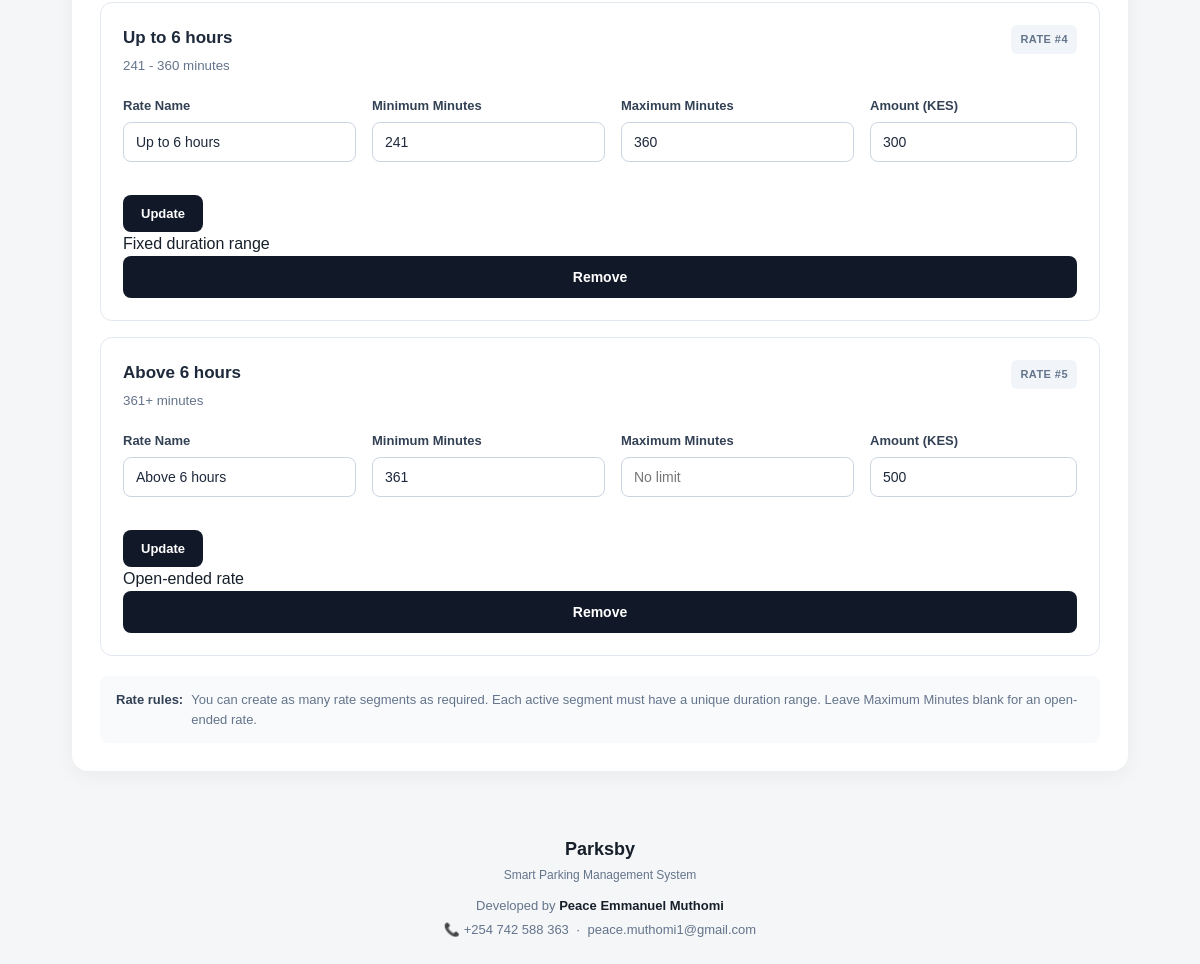
The page /rates (lower part) on the database as committed earlier.
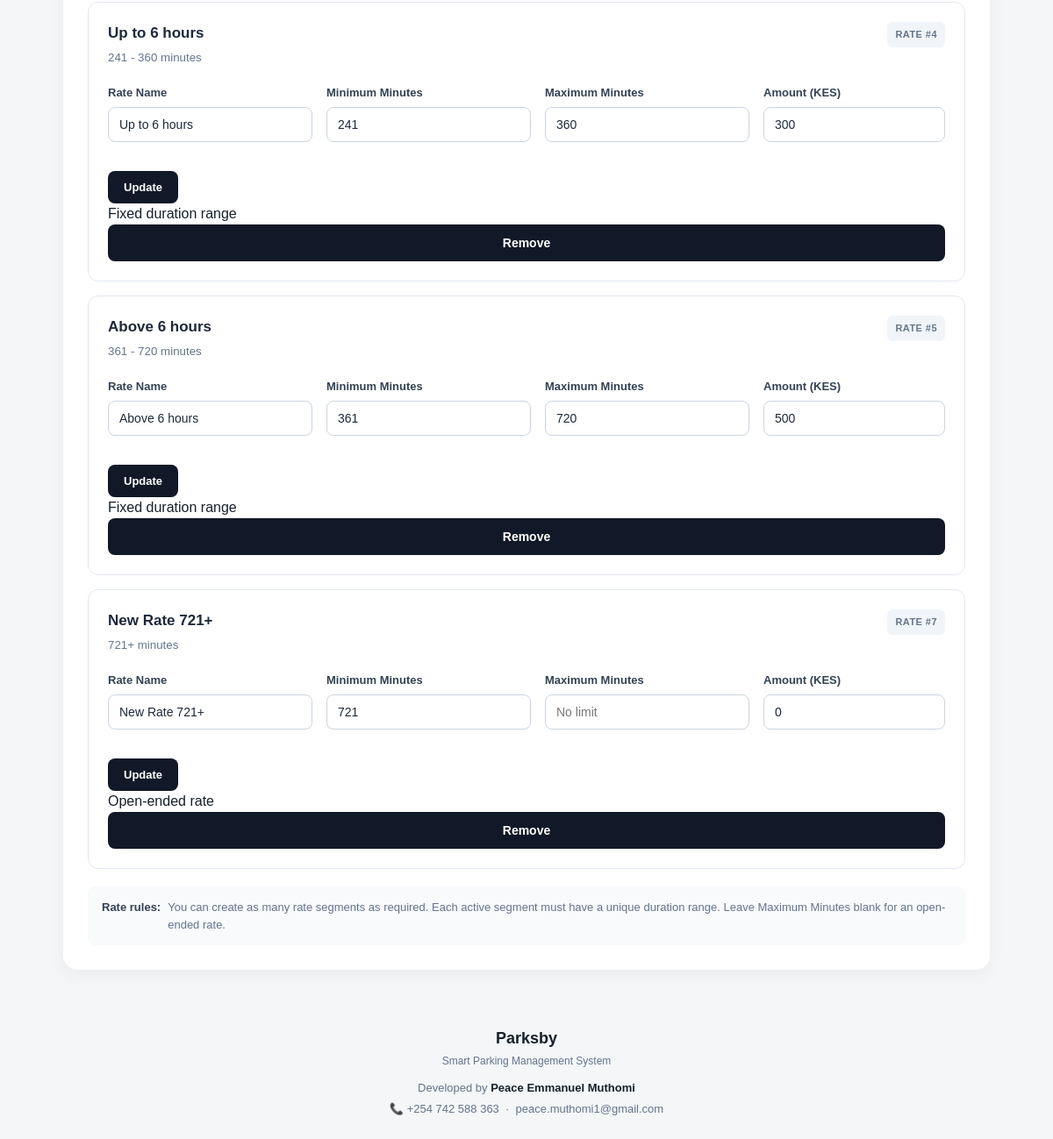
The same page on the database as committed later.
### tables this page shows
CREATE TABLE parking_rates (
    rate_id INTEGER PRIMARY KEY AUTOINCREMENT,
    rate_name VARCHAR(100) NOT NULL,
    minimum_minutes INTEGER NOT NULL,
    maximum_minutes INTEGER,
    amount DECIMAL(10,2) NOT NULL,
    active INTEGER NOT NULL DEFAULT 1
        CHECK (active IN (0, 1)),
    created_at DATETIME NOT NULL DEFAULT CURRENT_TIMESTAMP,
    updated_at DATETIME NOT NULL DEFAULT CURRENT_TIMESTAMP
);

### src/app.py (the view)
@app.route("/rates")
def rates():
    return render_page(
        "rates.html",
        active_tab="rates"
    )

### src/app.py (called while the page is built)
def render_page(template="index.html", **kwargs):
    available_slots = get_available_slots()
    parking_rates = get_parking_rates()
    return render_template(
        template,
        available_slots=available_slots,
        available_count=len(available_slots),
        parking_rates=parking_rates,
        **kwargs
    )

### src/database.py (called while the page is built)
def get_db_connection():
    connection = sqlite3.connect(DATABASE)
    connection.row_factory = sqlite3.Row
    connection.execute("PRAGMA foreign_keys = ON")
    return connection

### src/models.py (called while the page is built)
def get_available_slots():
    db = get_db_connection()
    slots = db.execute("""
        SELECT
            slot_id,
            slot_number,
            status
        FROM parking_slots
        WHERE status = 'AVAILABLE'
        ORDER BY slot_id
    """).fetchall()
    db.close()
    return slots

### src/templates/rates.html (shortened to what the changed rows need)
{% extends "index.html" %}
{% block content %}
<main class="container">
    <section class="tariff">
        {% if parking_rates %}
        <div class="rate-management-list">
            {% for rate in parking_rates %}
            <div class="rate-management-card">
                <div class="rate-card-header">
                    <div>
                        <span class="rate-name">
                            {{ rate["rate_name"] }}
                        </span>
                        <small>
                            {% if rate["maximum_minutes"] is none %}
                                {{ rate["minimum_minutes"] }}+ minutes
                            {% else %}
                                {{ rate["minimum_minutes"] }}
                                -
                                {{ rate["maximum_minutes"] }}
                                minutes
                            {% endif %}
                        </small>
                    </div>
                    <span class="rate-id">
                        RATE #{{ rate["rate_id"] }}
                    </span>
                </div>
                <form action="/rates" method="POST">
                    <div class="rate-fields">
                        <div class="rate-field">
                            <label>
                                Rate Name
                            </label>
                            <input
                                type="text"
                                name="rate_name"
                                value="{{ rate['rate_name'] }}"
                                maxlength="100"
                                required
                            >
                        </div>
                        <div class="rate-field">
                            <label>
                                Minimum Minutes
                            </label>
                            <input
                                type="number"
                                name="minimum_minutes"
                                value="{{ rate['minimum_minutes'] }}"
                                min="0"
                                step="1"
                                required
                            >
                        </div>
                        <div class="rate-field">
                            <label>
                                Maximum Minutes
                            </label>
                            <input
                                type="number"
                                name="maximum_minutes"
                                value="{% if rate['maximum_minutes'] is not none %}{{ rate['maximum_minutes'] }}{% endif %}"
                                min="0"
                                step="1"
                                placeholder="No limit"
                            >
                        </div>
                        <div class="rate-field">
                            <label>
                                Amount (KES)
                            </label>
                            <input
                                type="number"
                                name="amount"
                                value="{{ rate['amount'] }}"
                                min="0"
                                step="0.01"
                                required
                            >
                        </div>
                        <div class="rate-action">
                            <button type="submit">
                                Update
                            </button>
                        </div>
                    </div>
                </form>
                <div class="rate-card-footer">
                    <span>
                        {% if rate["maximum_minutes"] is none %}
                            Open-ended rate
                        {% else %}
                            Fixed duration range
                        {% endif %}
                    </span>
                    <form
                        action="/rates/delete"
                        method="POST"
                        onsubmit="return confirm('Remove this rate segment?');"
                    >
                        <button
                            type="submit"
                            class="delete-rate-button"
                        >
                            Remove
                        </button>
                    </form>
                </div>
            </div>
            {% endfor %}
        </div>
        {% endif %}
    </section>
</main>
{% endblock %}

Rows that differ between the two databases and show on the page:
changed parking_rates "Above 6 hours": maximum_minutes (not shown) → "720"
added parking_rates: rate_name "New Rate 721+", minimum_minutes "721", rate_id "7", amount "0", shows "Open-ended rate"
